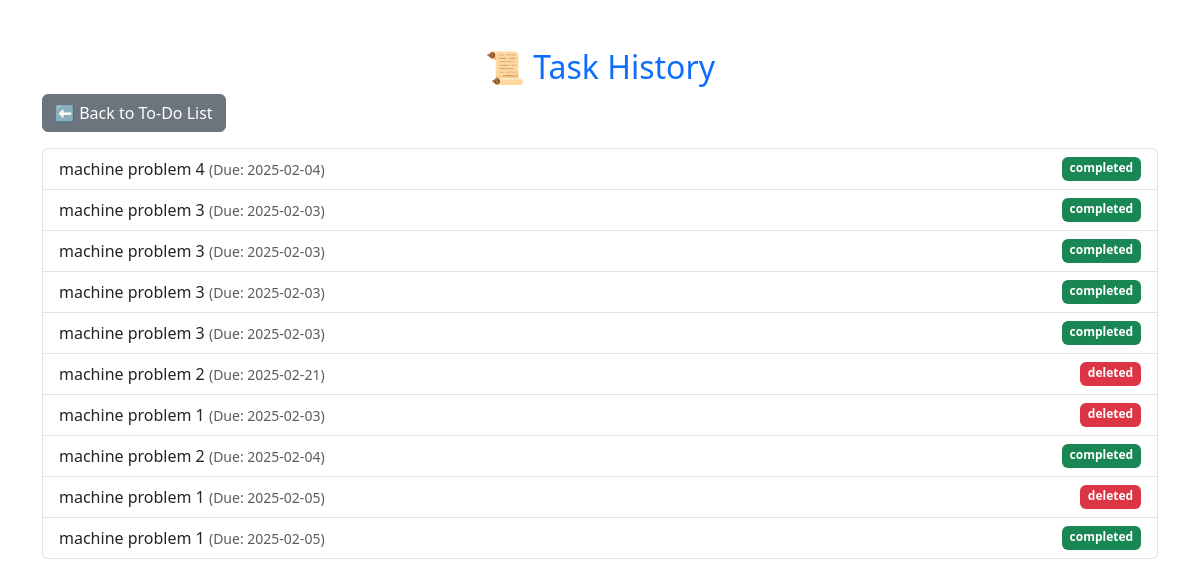
/task_history.php, run on the app's committed database.
### tables this page shows
CREATE TABLE `task_history` (
  `id` int(11) NOT NULL,
  `task` varchar(255) NOT NULL,
  `due_date` date NOT NULL,
  `status` enum('completed','deleted') NOT NULL,
  `completed_at` timestamp NOT NULL DEFAULT current_timestamp()
);

### task_history.php (the view, shortened to what this page needs)
<?php include 'database.php'; ?>
<!DOCTYPE html>
<html lang="en">
<head>
    <link rel="stylesheet" href="https://cdn.jsdelivr.net/npm/bootstrap@5.3.0/dist/css/bootstrap.min.css">
</head>
<body>
    <div class="container mt-5">
        <h2 class="text-center text-primary">📜 Task History</h2>
        <a href="index.php" class="btn btn-secondary mb-3">⬅ Back to To-Do List</a>
        <ul class="list-group">
            <?php
            $result = $conn->query("SELECT * FROM task_history ORDER BY completed_at DESC");
            while ($row = $result->fetch_assoc()) {
                $badge = ($row["status"] == "completed") ? "bg-success" : "bg-danger";
                echo '<li class="list-group-item d-flex justify-content-between">
                        <span>'.$row["task"].' <small class="text-muted">(Due: '.$row["due_date"].')</small></span>
                        <span class="badge '.$badge.'">'.$row["status"].'</span>
                    </li>';
            }
            ?>
        </ul>
    </div>
</body>
</html>

### data on the page
task_history: task "machine problem 4", due_date "2025-02-04", status "completed"
task_history: task "machine problem 3", due_date "2025-02-03", status "completed"
task_history: task "machine problem 3", due_date "2025-02-03", status "completed"
task_history: task "machine problem 3", due_date "2025-02-03", status "completed"
task_history: task "machine problem 3", due_date "2025-02-03", status "completed"
task_history: task "machine problem 2", due_date "2025-02-21", status "deleted"
task_history: task "machine problem 1", due_date "2025-02-03", status "deleted"
task_history: task "machine problem 2", due_date "2025-02-04", status "completed"
task_history: task "machine problem 1", due_date "2025-02-05", status "deleted"
task_history: task "machine problem 1", due_date "2025-02-05", status "completed"
